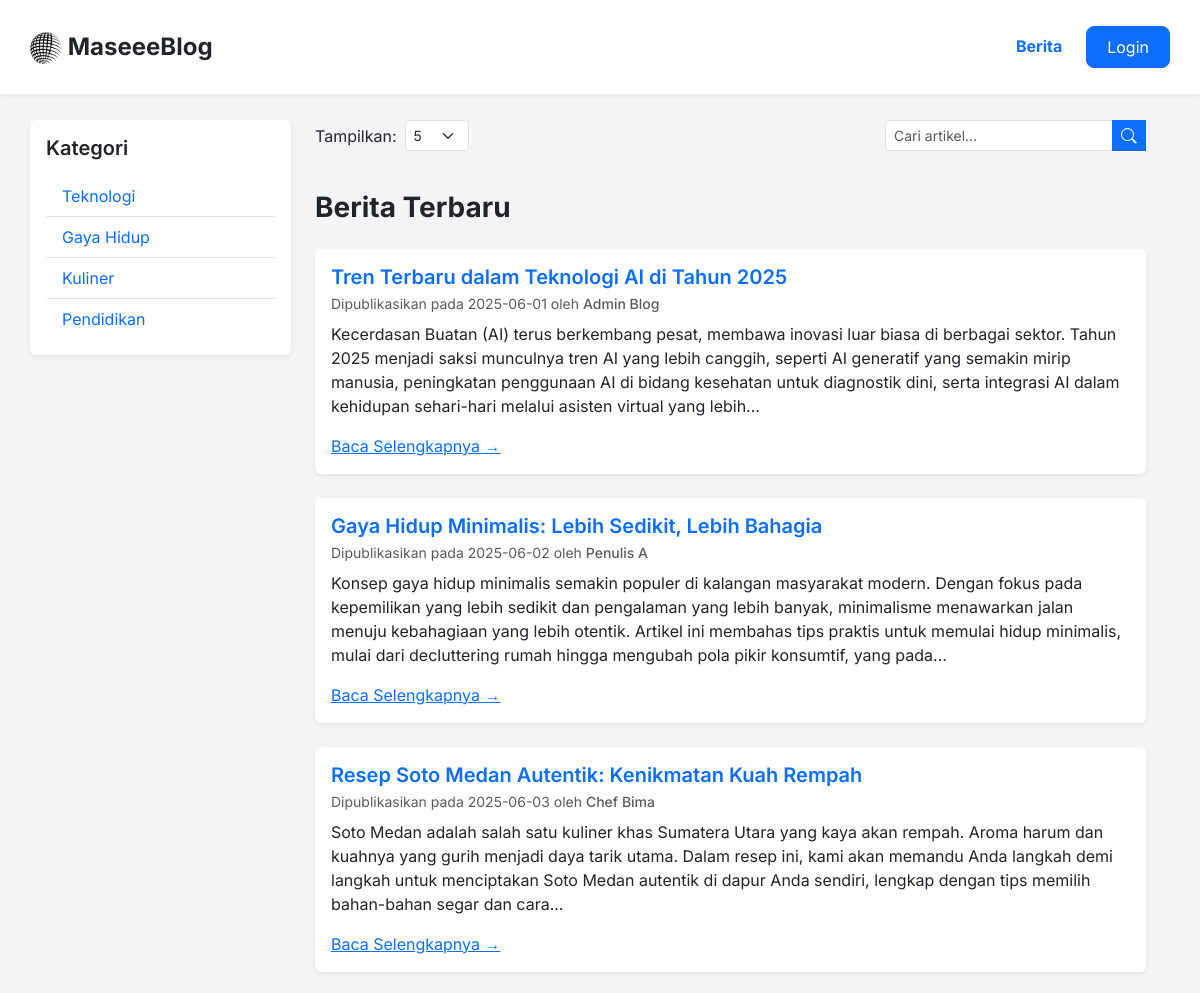
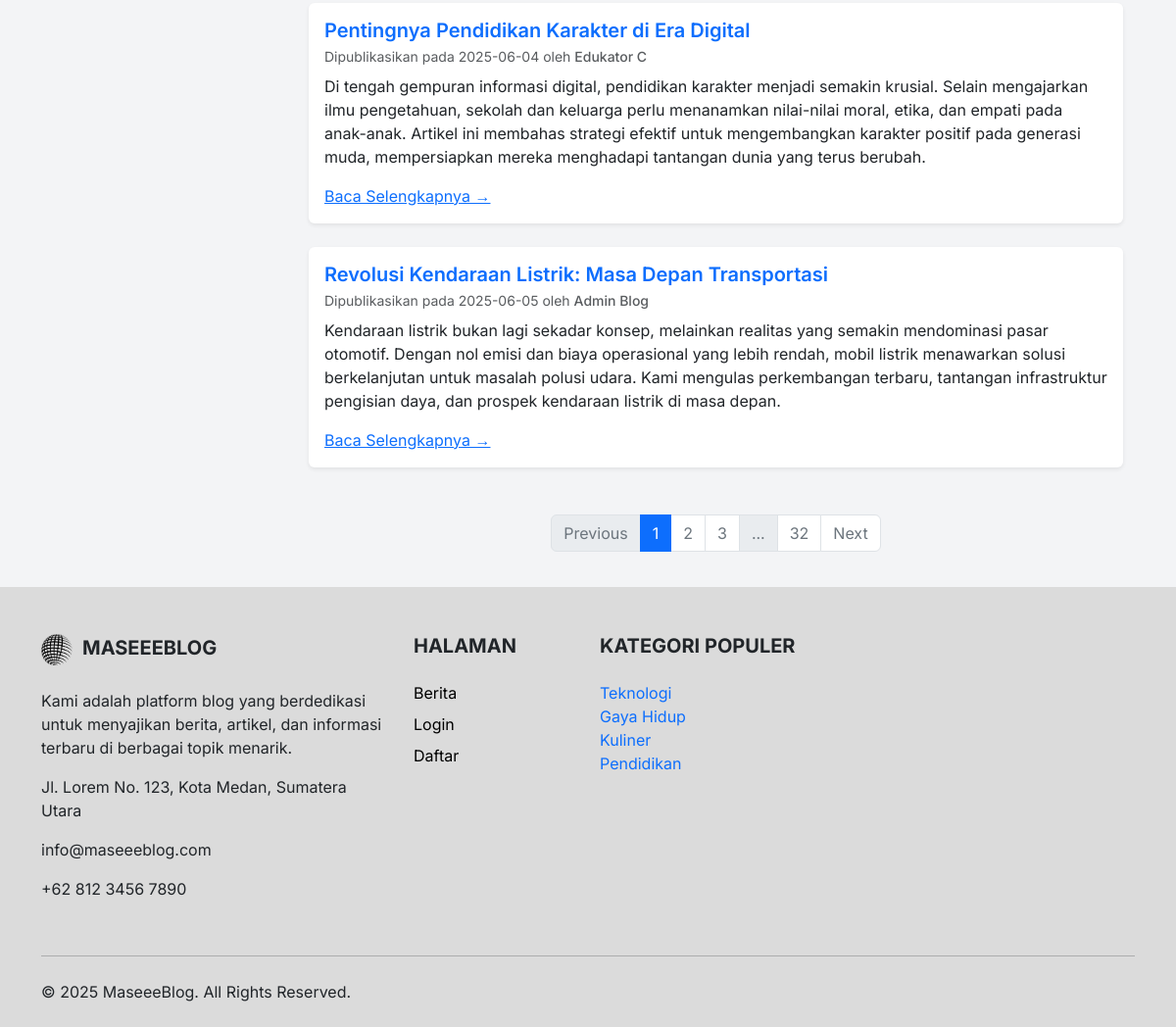
The page / on the database its author committed (2 pictures, top to bottom).
### tables this page shows
CREATE TABLE `kategori` (
  `idkategori` int(11) NOT NULL,
  `namakategori` varchar(255) NOT NULL
);

CREATE TABLE `blog` (
  `idblog` int(11) NOT NULL,
  `penulis` varchar(100) NOT NULL,
  `tanggalbuat` date NOT NULL,
  `judul` varchar(255) NOT NULL,
  `isi` mediumtext NOT NULL,
  `idkategori` int(11) NOT NULL
);

### file/blog.php (the view, shortened to what this page needs)
<?php
global $conn;
global $data_per_halaman;
if (isset($_POST['data_per_halaman'])) {
    $data_per_halaman = (int) $_POST['data_per_halaman'];
} elseif (isset($_GET['data_per_halaman'])) {
    $data_per_halaman = (int) $_GET['data_per_halaman'];
} else {
    $data_per_halaman = 5;
}
$data_per_halaman = max(1, $data_per_halaman);
$cari = '';
$where_sql = '';
$query_total = mysqli_query($conn, "SELECT COUNT(*) AS total FROM blog" . $where_sql);
$row_total = mysqli_fetch_assoc($query_total);
$total_data = $row_total['total'];
$total_halaman = ceil($total_data / $data_per_halaman);
$halaman_saat_ini = isset($_GET['halaman']) ? (int) $_GET['halaman'] : 1;
$halaman_saat_ini = max(1, min($halaman_saat_ini, $total_halaman));
$offset = ($halaman_saat_ini - 1) * $data_per_halaman;
$query_blog = mysqli_query($conn, "SELECT * FROM blog" . $where_sql . " ORDER BY idblog ASC LIMIT $data_per_halaman OFFSET $offset");
$query_kategori = mysqli_query($conn, "SELECT idkategori, namakategori FROM kategori");
function limit_words($text, $limit, $ellipsis = '...')
{
    $words = preg_split('/\s+/', $text, -1, PREG_SPLIT_NO_EMPTY);
    if (count($words) <= $limit) {
        return $text;
    }
    $limited_words = array_slice($words, 0, $limit);
    return implode(' ', $limited_words) . $ellipsis;
}
?>
<!DOCTYPE html>
<html lang="id">
<head>
</head>
<body>
    <div class="container main-content">
        <div class="row w-100">
            <aside class="col-md-3 mb-4">
                <div class="card shadow-sm border-0">
                    <div class="card-body">
                        <h3 class="card-title fs-5 fw-semibold text-gray-800 mb-3">Kategori</h3>
                        <ul class="list-group list-group-flush">
                            <?php
                            while (
                                $rowkategori = mysqli_fetch_assoc($query_kategori)
                            ) {
                                ?>
                                <li class="list-group-item"><a href="?page=blog&kategori=<?php echo $rowkategori['idkategori'];
                                    if (!empty($cari)) { echo '&cari=' . urlencode(htmlspecialchars($cari)); }
                                    echo '&data_per_halaman=' . $data_per_halaman;
                                    ?>"
                                        class="text-decoration-none text-gray-700 d-block"><?php echo $rowkategori['namakategori'] ?></a>
                                </li>
                            <?php } ?>
                        </ul>
                    </div>
                </div>
            </aside>
            <main class="col-md-9">
                <div class="d-flex justify-content-between align-items-start mb-4 flex-wrap gap-3">
                    <div class="d-flex align-items-center">
                        <label for="itemsPerPage" class="form-label text-gray-700 mb-0 me-2">Tampilkan:</label>
                        <form action="" method="post" class="d-flex align-items-center mb-0">
                            <select id="itemsPerPage" class="form-select form-select-sm" name="data_per_halaman"
                                onchange="this.form.submit()">
                                <option value="5" <?php if ($data_per_halaman == 5)
                                    echo 'selected'; ?>>5</option>
                            </select>
                        </form>
                    </div>
                    <div class="ms-auto">
                        <form action="" method="post" class="input-group w-auto">
                            <input type="text" class="form-control form-control-sm" placeholder="Cari artikel..."
                                name="cari"
                                value="<?php echo htmlspecialchars($cari); ?>">
                            <button class="btn btn-search btn-sm" type="submit">
                                <svg xmlns="http://www.w3.org/2000/svg" width="16" height="16" fill="currentColor"
                                    class="bi bi-search" viewBox="0 0 16 16">
                                    <path
                                        d="M11.742 10.344a6.5 6.5 0 1 0-1.397 1.398h-.001q.044.06.088.125l3.493 3.493a1 1 0 0 0 1.414-1.414l-3.493-3.493a.75.75 0 0 0-.125-.088zM12 6.5a5.5 5.5 0 1 1-11 0 5.5 5.5 0 0 1 11 0" />
                                </svg>
                            </button>
                        </form>
                    </div>
                </div>
                <h1 class="h3 fw-bold text-gray-800 mb-4">Berita Terbaru</h1>
                <?php
                if (mysqli_num_rows($query_blog) > 0) {
                    while ($rowblog = mysqli_fetch_assoc($query_blog)) {
                        $isi_artikel_penuh = $rowblog['isi'];
                        $jumlah_kata_pratinjau = 50;
                        $pra_isi = limit_words($isi_artikel_penuh, $jumlah_kata_pratinjau);
                        ?>
                        <article class="card shadow-sm mb-4 border-0">
                            <div class="card-body">
                                <h2 class="card-title h5 fw-semibold mb-2"><a href="index.php?page=isiblog&id=<?php echo htmlspecialchars($rowblog['idblog']); ?>"
                                        class="text-decoration-none"><?php echo htmlspecialchars($rowblog['judul']); ?></a></h2>
                                <p class="card-subtitle text-muted mb-2"><small>Dipublikasikan pada
                                        <?php echo htmlspecialchars($rowblog['tanggalbuat']); ?> oleh <span
                                            class="fw-medium"><?php echo htmlspecialchars($rowblog['penulis']); ?></span></small></p>
                                <p class="card-text text-gray-700"><?php echo htmlspecialchars($pra_isi); ?></p> <a href="index.php?page=isiblog&id=<?php echo htmlspecialchars($rowblog['idblog']); ?>" class="read-more">Baca Selengkapnya &rarr;</a>
                            </div>
                        </article>
                        <?php
                    }
                }
                ?>
                <nav aria-label="Page navigation example" class="d-flex justify-content-center mt-5">
                    <ul class="pagination">
                        <?php
                        $base_url = 'index.php?page=blog';
                        $base_url .= '&data_per_halaman=' . $data_per_halaman;
                        if ($halaman_saat_ini > 1) {
                            echo '<li class="page-item">';
                            echo '<a class="page-link" href="' . $base_url . '&halaman=' . ($halaman_saat_ini - 1) . '" aria-label="Previous">';
                            echo '<span aria-hidden="true">Previous</span>';
                            echo '</a>';
                            echo '</li>';
                        } else {
                            echo '<li class="page-item disabled">';
                            echo '<span class="page-link" aria-disabled="true">Previous</span>';
                            echo '</li>';
                        }
                        $start_page = max(1, $halaman_saat_ini - 2);
                        $end_page = min($total_halaman, $halaman_saat_ini + 2);
                        for ($i = $start_page; $i <= $end_page; $i++) {
                            $active_class = ($i == $halaman_saat_ini) ? 'active' : '';
                            $current_aria = ($i == $halaman_saat_ini) ? 'aria-current="page"' : '';
                            echo '<li class="page-item ' . $active_class . '">';
                            echo '<a class="page-link" href="' . $base_url . '&halaman=' . $i . '" ' . $current_aria . '>' . $i . '</a>';
                            echo '</li>';
                        }
                        if ($end_page < $total_halaman) {
                             if ($end_page < $total_halaman - 1) {
                                echo '<li class="page-item disabled"><span class="page-link">...</span></li>';
                            }
                            echo '<li class="page-item"><a class="page-link" href="' . $base_url . '&halaman=' . $total_halaman . '">' . $total_halaman . '</a></li>';
                        }
                        if ($halaman_saat_ini < $total_halaman) {
                            echo '<li class="page-item">';
                            echo '<a class="page-link" href="' . $base_url . '&halaman=' . ($halaman_saat_ini + 1) . '" aria-label="Next">';
                            echo '<span aria-hidden="true">Next</span>';
                            echo '</a>';
                            echo '</li>';
                        } else {
                            echo '<li class="page-item disabled">';
                            echo '<span class="page-link" aria-disabled="true">Next</span>';
                            echo '</li>';
                        }
                        ?>
                    </ul>
                </nav>
            </main>
        </div>
    </div>
</body>
</html>

### index.php (shortened to what this page needs)
<?php
require_once 'config/db.php';
$query_kategori = mysqli_query($conn, "SELECT * FROM kategori") or die("DEBUG: Kueri kategori gagal di index.php: " . mysqli_error($conn));
$cari = $_GET['cari'] ?? $_POST['cari'] ?? '';
function loadPage($page)
{
  if ($page === 'blog') {
    include 'file/blog.php';
  } else if ($page === 'isiblog') {
    include 'file/isiblog.php';
  } else if ($page === 'login') {
    include 'file/login.php';
  } else if ($page === 'register') {
    include 'file/register.php';
  } else if ($page === 'logout') {
    include 'config/logout.php';
  } else if ($page === 'admin') {
    include 'file/admin/admin.php';
  } else if ($page === 'blogview') {
    include 'file/admin/form/blogview.php';
  } else if ($page === 'blogtambah') {
    include 'file/admin/form/blogtambah.php';
  } else if ($page === 'blogedit') {
    include 'file/admin/form/blogedit.php';
  } else {
    include 'file/error/404.php';
  }
}
$page = isset($_GET['page']) ? $_GET['page'] : 'blog';
if (in_array($page, ['admin', 'blogview', 'blogtambah', 'blogedit'])) {
    loadPage($page);
} else if (in_array($page, ['login', 'register'])) {
    include 'include/template/css.php';
    loadPage($page);
    include 'include/template/js.php';
} else {
    include 'include/template/header.php';
    loadPage($page);
    include 'include/template/footer.php';
}
?>

### include/template/header.php (shortened to what this page needs)
<link href="https://cdn.jsdelivr.net/npm/bootstrap@5.3.0/dist/css/bootstrap.min.css" rel="stylesheet">
<header class="header-bg py-3">
    <nav class="navbar navbar-expand-md navbar-light bg-white container">
        <a href="?page=blog" class="logo navbar-brand"><img src="./include/img/logo.png" alt="" style="width:32px;height:32px;">
            MaseeeBlog</a>
        <div class="collapse navbar-collapse justify-content-end" id="navbarNav">
            <ul class="navbar-nav">
                <li class="nav-item">
                    <a class="nav-link active-blog" aria-current="page" href="?page=blog">Berita</a>
                </li>
                <?php
                if (isset($_SESSION['username'])) {
                    ?>
                    <li class="nav-item">
                        <a class="nav-link text-gray-700" href="index.php?page=admin">Admin Page</a>
                    </li>
                    <li class="nav-item ms-md-3"> <a href="index.php?page=logout" class="btn btn-login">logout</a>
                    </li>
                    <?php
                } else {
                    ?>
                    <li class="nav-item ms-md-3"> <a href="index.php?page=login" class="btn btn-login">Login</a>
                    </li>
                    <?php
                }
                ?>
            </ul>
        </div>
    </nav>
</header>

### include/template/footer.php (shortened to what this page needs)
<?php
global $query_kategori;
global $cari;
mysqli_data_seek($query_kategori, 0);
$query_footer = $query_kategori;
?>
<footer class="pt-5 pb-4" style="background-color:#dbdbdb">
    <div class="container">
        <div class="row">
            <div class="col-lg-4 col-md-6 mb-4">
                <h5 class="text-uppercase fw-bold mb-4"><img src="./include/img/logo.png" alt=""
                        style="width:32px;height:32px;margin-right:10px">MaseeeBlog</h5>
                <p>
                    Kami adalah platform blog yang berdedikasi untuk menyajikan berita, artikel, dan informasi
                    terbaru di berbagai topik menarik.
                </p>
                <p>Jl. Lorem No. 123, Kota Medan, Sumatera Utara</p>
                <p>info@maseeeblog.com</p>
                <p>+62 812 3456 7890</p>
            </div>
            <div class="col-lg-2 col-md-6 mb-4">
                <h5 class="text-uppercase fw-bold mb-4">Halaman</h5>
                <ul class="list-unstyled">
                    <li><a href="index.php?page=blog" class="text-black text-decoration-none mb-2 d-block">Berita</a>
                    </li>
                    <?php if (isset($_SESSION['username'])): ?>
                        <li><a href="index.php?page=admin" class="text-black text-decoration-none mb-2 d-block">Admin
                                Page</a></li>
                    <?php else: ?>
                        <li><a href="index.php?page=login" class="text-black text-decoration-none mb-2 d-block">Login</a>
                        </li>
                        <li><a href="index.php?page=register"
                                class="text-black text-decoration-none mb-2 d-block">Daftar</a></li>
                    <?php endif; ?>
                </ul>
            </div>
            <div class="col-lg-3 col-md-6 mb-4">
                <h5 class="text-uppercase fw-bold mb-4">Kategori Populer</h5>
                <ul class="list-unstyled">
                        <?php
                        if ($query_footer instanceof mysqli_result && mysqli_num_rows($query_footer) > 0) {
                            while (
                                $rowkategori = mysqli_fetch_assoc($query_footer)
                            ) {
                                ?>
                                <li class="list-group-item"><a href="?page=blog&kategori=<?php echo htmlspecialchars($rowkategori['idkategori']);
                                if (!empty($cari)) {
                                    echo '&cari=' . urlencode(htmlspecialchars($cari));
                                }
                                ?>"
                                        class="text-decoration-none text-gray-700 d-block"><?php echo htmlspecialchars($rowkategori['namakategori']) ?></a>
                                </li>
                            <?php }
                        } else {
                            echo '<li class="list-group-item text-muted">Tidak ada kategori.</li>';
                        } ?>
                </ul>
            </div>
        </div>
        <hr class="mb-4">
        <div class="row align-items-center">
            <div class="col-md-7 col-lg-8 text-center text-md-start">
                <p class="mb-0">&copy; 2025 MaseeeBlog. All Rights Reserved.</p>
            </div>
        </div>
    </div>
</footer>

### include/template/header.php (style rules this page uses)
.header-bg { background-color: #ffffff; box-shadow: 0 2px 4px rgba(0, 0, 0, 0.05); position: fixed; width: 100%; top: 0; left: 0; z-index: 1000; }
.btn-login { background-color: #0d6efd; border-color: #0d6efd; color: white; border-radius: 0.5rem; padding: 0.5rem 1.25rem; }

### file/blog.php (style rules this page uses)
body { padding-top: 100px; font-family: 'Inter', sans-serif; min-height: 100vh; display: flex; flex-direction: column; background-color: #f3f4f6; }
.main-content { flex-grow: 1; padding: 20px 0; }
.logo { color: #212529; font-weight: 700; font-size: 1.5rem; text-decoration: none; }
.nav-link.active-blog { color: #0d6efd !important; font-weight: bold; }
.btn-search { background-color: #0d6efd; border-color: #0d6efd; color: white; }
.pagination .page-item.active .page-link { background-color: #0d6efd; border-color: #0d6efd; color: white; }
.pagination .page-item .page-link { color: #6c757d; }

### rows shown on the page
kategori: namakategori "Teknologi"
kategori: namakategori "Gaya Hidup"
kategori: namakategori "Kuliner"
kategori: namakategori "Pendidikan"
blog: judul "Tren Terbaru dalam Teknologi AI di Tahun 2025", tanggalbuat "2025-06-01", penulis "Admin Blog", isi "Kecerdasan Buatan (AI) terus berkembang pesat, membawa inovasi luar biasa di berbagai sektor. Tahun 2025 menjadi saksi munculnya tren AI yang lebih canggih, seperti AI generatif yang semakin mirip manusia, peningkatan penggunaan AI di bidang kesehatan untuk diagnostik dini, serta integrasi AI dalam kehidupan sehari-hari melalui asisten virtual yang lebih..."
blog: judul "Gaya Hidup Minimalis: Lebih Sedikit, Lebih Bahagia", tanggalbuat "2025-06-02", penulis "Penulis A", isi "Konsep gaya hidup minimalis semakin populer di kalangan masyarakat modern. Dengan fokus pada kepemilikan yang lebih sedikit dan pengalaman yang lebih banyak, minimalisme menawarkan jalan menuju kebahagiaan yang lebih otentik. Artikel ini membahas tips praktis untuk memulai hidup minimalis, mulai dari decluttering rumah hingga mengubah pola pikir konsumtif, yang pada..."
blog: judul "Resep Soto Medan Autentik: Kenikmatan Kuah Rempah", tanggalbuat "2025-06-03", penulis "Chef Bima", isi "Soto Medan adalah salah satu kuliner khas Sumatera Utara yang kaya akan rempah. Aroma harum dan kuahnya yang gurih menjadi daya tarik utama. Dalam resep ini, kami akan memandu Anda langkah demi langkah untuk menciptakan Soto Medan autentik di dapur Anda sendiri, lengkap dengan tips memilih bahan-bahan segar dan cara..."
blog: judul "Pentingnya Pendidikan Karakter di Era Digital", tanggalbuat "2025-06-04", penulis "Edukator C", isi "Di tengah gempuran informasi digital, pendidikan karakter menjadi semakin krusial. Selain mengajarkan ilmu pengetahuan, sekolah dan keluarga perlu menanamkan nilai-nilai moral, etika, dan empati pada anak-anak. Artikel ini membahas strategi efektif untuk mengembangkan karakter positif pada generasi muda, mempersiapkan mereka menghadapi tantangan dunia yang terus berubah."
blog: judul "Revolusi Kendaraan Listrik: Masa Depan Transportasi", tanggalbuat "2025-06-05", penulis "Admin Blog", isi "Kendaraan listrik bukan lagi sekadar konsep, melainkan realitas yang semakin mendominasi pasar otomotif. Dengan nol emisi dan biaya operasional yang lebih rendah, mobil listrik menawarkan solusi berkelanjutan untuk masalah polusi udara. Kami mengulas perkembangan terbaru, tantangan infrastruktur pengisian daya, dan prospek kendaraan listrik di masa depan."

### other values the page prints
$total_halaman "32"
